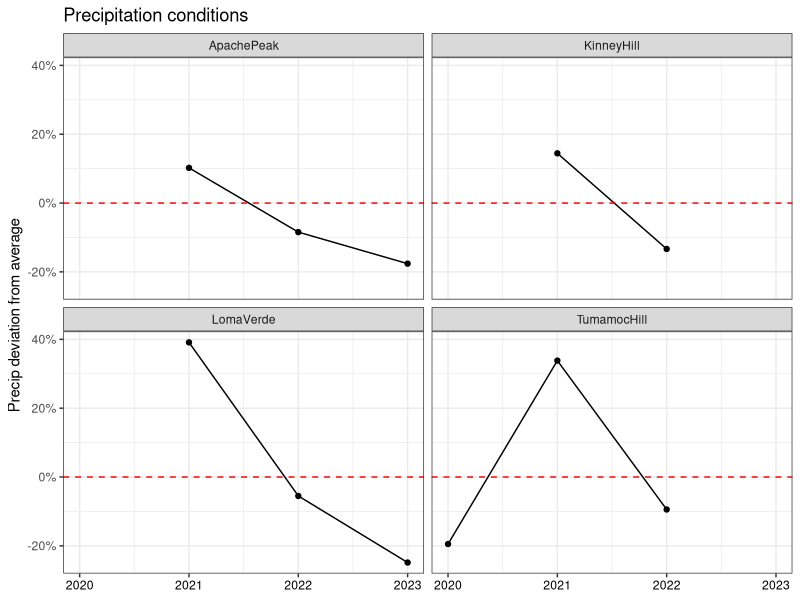
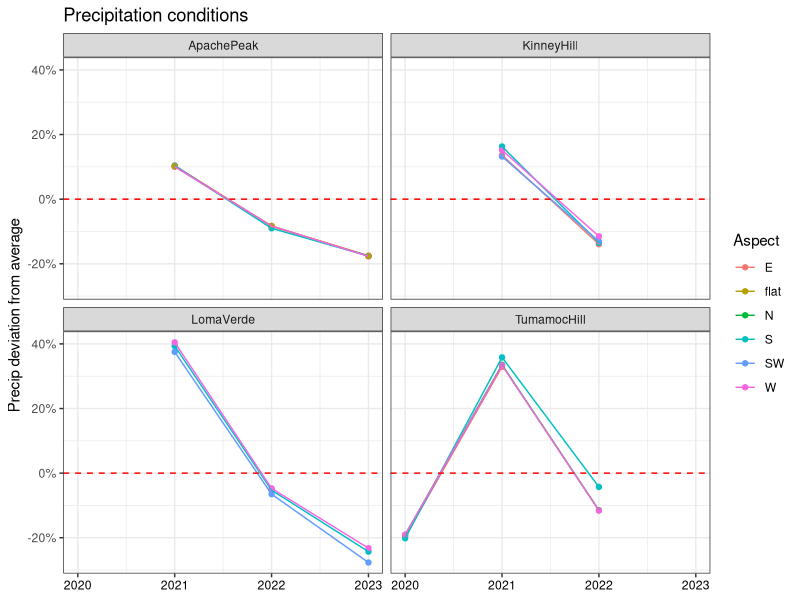
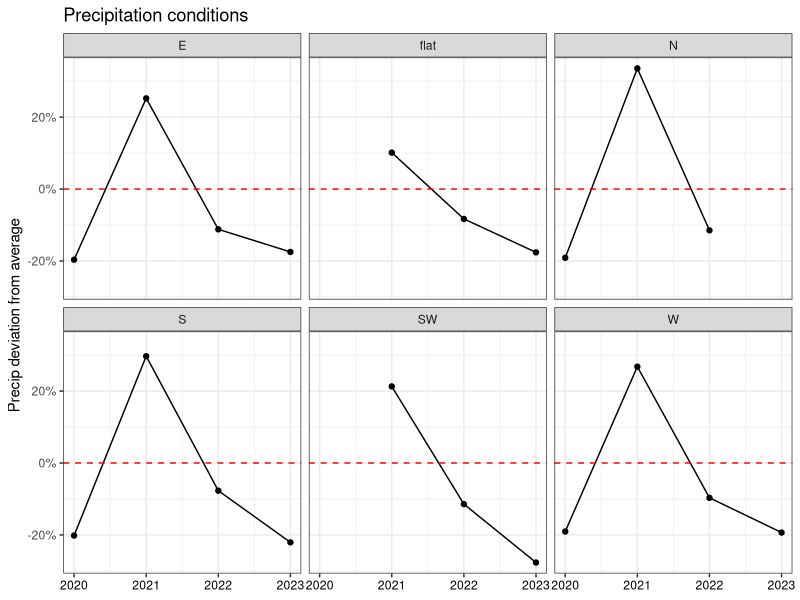
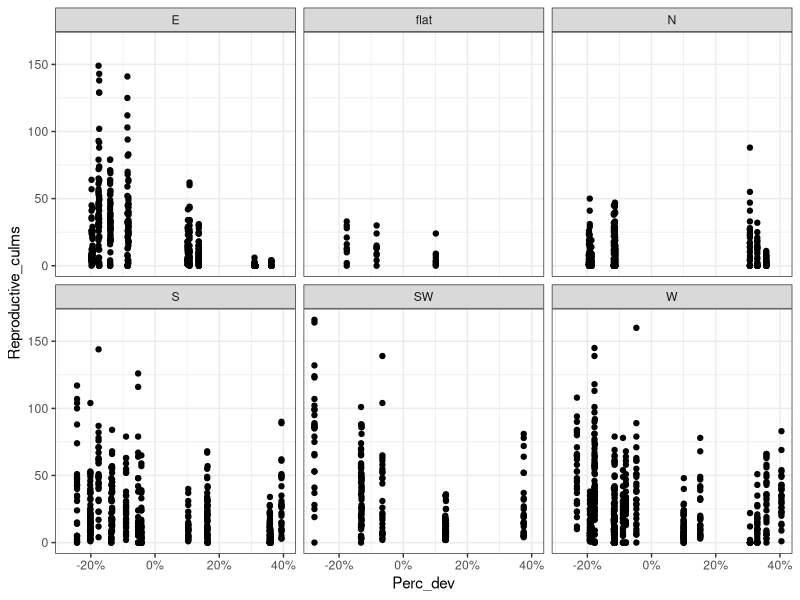
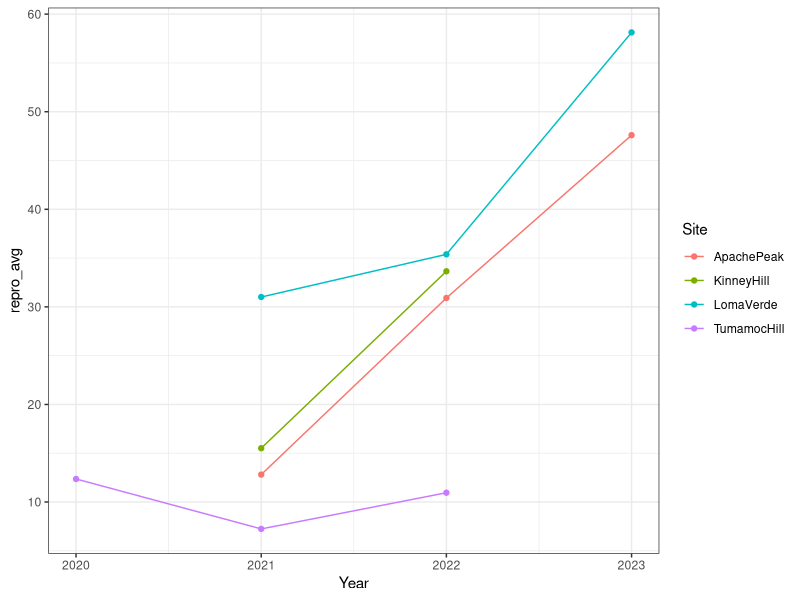
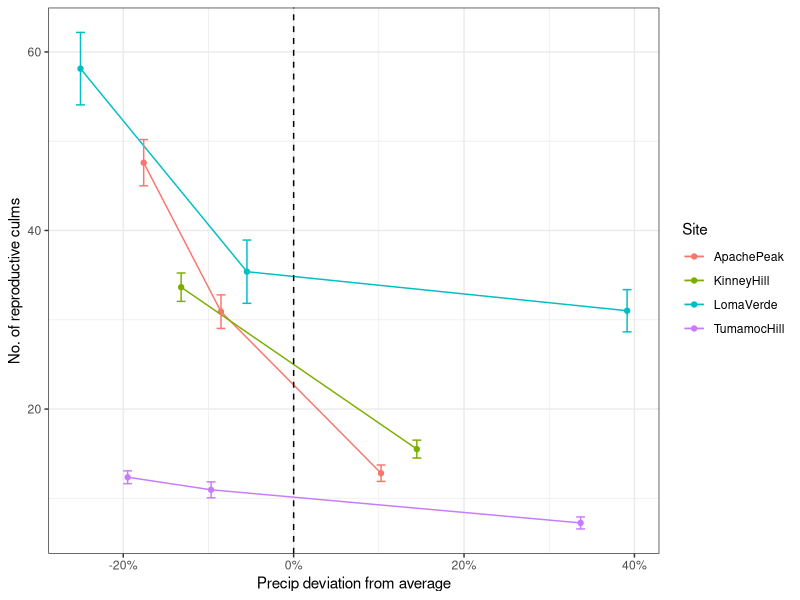
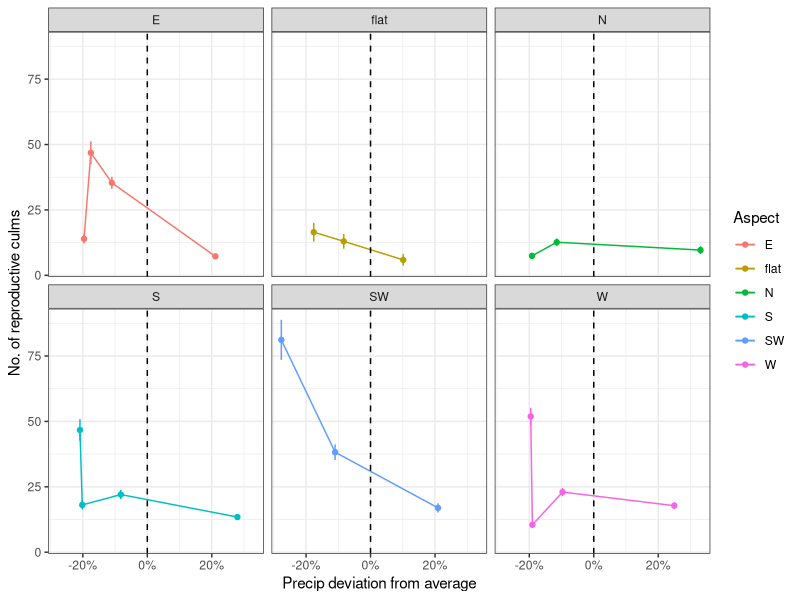
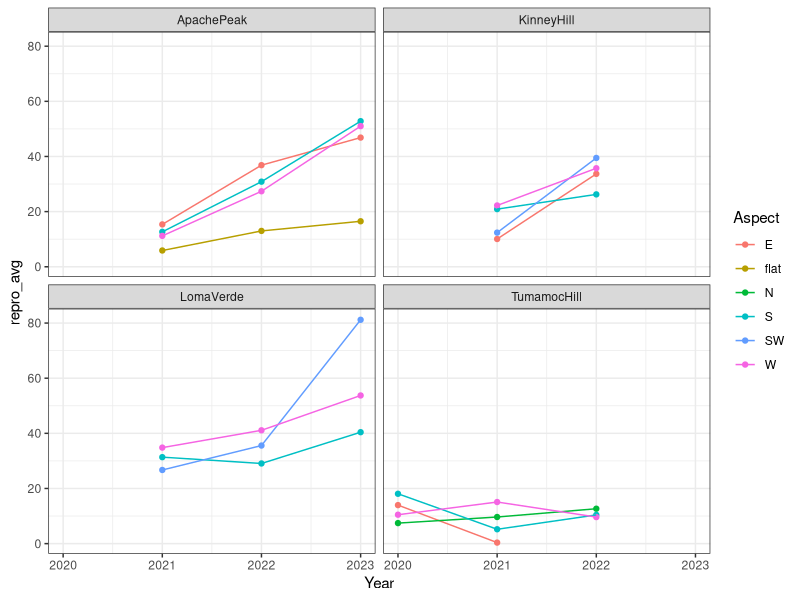

Write R code to recreate these figures, in order. (Note: this script raises an error after producing the figures.)
# Created: 2024-09-23
# Updated: 2025-02-26

# Purpose: Graph culm, cover and density response to precip variation.

# Have to use average precip dev to represent each year, because the actual precip dev
#   is slightly different by sampling date.


library(tidyverse)
library(scales)

# Load data ---------------------------------------------------------------

dat <- read_csv("data/cleaned/04_demography-data_clean.csv")


# Data wrangling ----------------------------------------------------------

# Create df of average and SE to make line graph for culm count
culm.avg.site <- dat %>% 
  group_by(Year, StudyYear, Site) %>% 
  summarise(repro_avg = mean(Reproductive_culms),
            repro_se = sd(Reproductive_culms) / sqrt(n()),
            total_avg = mean(Total_Live_Culms),
            total_se = sd(Total_Live_Culms) / sqrt(n()),
            Perc_dev_avg = mean(Perc_dev),
            .groups = "keep")

culm.avg.site.aspect <- dat %>% 
  group_by(Year, StudyYear, Site, Aspect) %>% 
  summarise(repro_avg = mean(Reproductive_culms),
            repro_se = sd(Reproductive_culms) / sqrt(n()),
            total_avg = mean(Total_Live_Culms),
            total_se = sd(Total_Live_Culms) / sqrt(n()),
            Perc_dev_avg = mean(Perc_dev),
            .groups = "keep")

culm.avg.aspect <- dat %>% 
  group_by(Year, Aspect) %>% 
  summarise(repro_avg = mean(Reproductive_culms),
            repro_se = sd(Reproductive_culms) / sqrt(n()),
            total_avg = mean(Total_Live_Culms),
            total_se = sd(Total_Live_Culms) / sqrt(n()),
            Perc_dev_avg = mean(Perc_dev),
            .groups = "keep")


# Separate out plot-level data
dat.plot <- dat %>% 
  select(-Plant_ID, -Vegetative_culms, -Reproductive_culms, -Total_Live_Culms, -Longestleaflength_cm) %>% 
  distinct(.keep_all = TRUE)

# Create df of average and SE to make line graph for density & cover
plot.avg.site <- dat.plot %>% 
  group_by(Year, StudyYear, Site) %>% 
  summarise(bgden_avg = mean(BGDensity),
            bgden_se = sd(BGDensity) / sqrt(n()),
            bgcov_avg = mean(BGCover),
            bgcov_se   = sd(BGCover) / sqrt(n()),
            shrub_avg = mean(ShrubCover),
            shrub_se = sd(ShrubCover) / sqrt(n()),
            forb_avg = mean(ForbCover),
            forb_se = sd(ForbCover) / sqrt(n()),
            ng_avg = mean(NGCover),
            ng_se = sd(NGCover) / sqrt(n()),
            Perc_dev_avg = mean(Perc_dev),
            .groups = "keep")

plot.avg.site.aspect <- dat.plot %>% 
  group_by(Year, StudyYear, Site, Aspect) %>% 
  summarise(bgden_avg = mean(BGDensity),
            bgden_se = sd(BGDensity) / sqrt(n()),
            bgcov_avg = mean(BGCover),
            bgcov_se   = sd(BGCover) / sqrt(n()),
            shrub_avg = mean(ShrubCover),
            shrub_se = sd(ShrubCover) / sqrt(n()),
            forb_avg = mean(ForbCover),
            forb_se = sd(ForbCover) / sqrt(n()),
            ng_avg = mean(NGCover),
            ng_se = sd(NGCover) / sqrt(n()),
            Perc_dev_avg = mean(Perc_dev),
            .groups = "keep")

plot.avg.aspect <- dat.plot %>% 
  group_by(Year, Aspect) %>% 
  summarise(bgden_avg = mean(BGDensity),
            bgden_se = sd(BGDensity) / sqrt(n()),
            bgcov_avg = mean(BGCover),
            bgcov_se   = sd(BGCover) / sqrt(n()),
            shrub_avg = mean(ShrubCover),
            shrub_se = sd(ShrubCover) / sqrt(n()),
            forb_avg = mean(ForbCover),
            forb_se = sd(ForbCover) / sqrt(n()),
            ng_avg = mean(NGCover),
            ng_se = sd(NGCover) / sqrt(n()),
            Perc_dev_avg = mean(Perc_dev),
            .groups = "keep")



# Precip deviation --------------------------------------------------------

precip.dev.site <- plot.avg.site %>% 
  ggplot(aes(x = Year, y = Perc_dev_avg)) +
  geom_point() +
  geom_line() +
  facet_wrap(~Site) +
  ggtitle("Precipitation conditions") +
  xlab(NULL) +
  ylab("Precip deviation from average") +
  theme_bw() +
  scale_y_continuous(labels = percent) +
  geom_hline(yintercept = 0,
             linetype = "dashed",
             color = "red") +
  theme(axis.text.x = element_text(color = "black"))
precip.dev.site

plot.avg.site.aspect %>% 
  ggplot(aes(x = Year, y = Perc_dev_avg, color = Aspect)) +
  geom_point() +
  geom_line() +
  facet_wrap(~Site) +
  ggtitle("Precipitation conditions") +
  xlab(NULL) +
  ylab("Precip deviation from average") +
  theme_bw() +
  scale_y_continuous(labels = percent) +
  geom_hline(yintercept = 0,
             linetype = "dashed",
             color = "red") +
  theme(axis.text.x = element_text(color = "black"))

precip.dev.aspect <- plot.avg.aspect %>% 
  ggplot(aes(x = Year, y = Perc_dev_avg)) +
  geom_point() +
  geom_line() +
  facet_wrap(~Aspect) +
  ggtitle("Precipitation conditions") +
  xlab(NULL) +
  ylab("Precip deviation from average") +
  theme_bw() +
  scale_y_continuous(labels = percent) +
  geom_hline(yintercept = 0,
             linetype = "dashed",
             color = "red") +
  theme(axis.text.x = element_text(color = "black"))
precip.dev.aspect




# Reproductive culms ------------------------------------------------------

# By aspect (scatterplot, all obs)
dat %>% 
  ggplot(aes(x = Perc_dev, y = Reproductive_culms)) +
  geom_point() +
  scale_x_continuous(labels = scales::percent) +
  facet_wrap(~Aspect) +
  theme_bw()

# By site (line graph)
culm.avg.site %>% 
  ggplot(aes(x = Year, y = repro_avg, color = Site)) +
  geom_point() +
  geom_line() +
  theme_bw()
repro.site <- culm.avg.site %>% 
  ggplot(aes(x = Perc_dev_avg, y = repro_avg, color = Site)) +
  geom_point() +
  geom_line() +
  geom_errorbar(aes(ymin = repro_avg - repro_se, ymax = repro_avg + repro_se)) +
  geom_vline(xintercept = 0, linetype = "dashed") +
  theme_bw() +
  scale_x_continuous(labels = scales::percent) +
  xlab("Precip deviation from average") +
  ylab("No. of reproductive culms")
repro.site

# By aspect (line graph)
repro.aspect <- culm.avg.aspect %>% 
  ggplot(aes(x = Perc_dev_avg, y = repro_avg, color = Aspect)) +
  geom_point() +
  geom_line() +
  geom_errorbar(aes(ymin = repro_avg - repro_se, ymax = repro_avg + repro_se)) +
  geom_vline(xintercept = 0, linetype = "dashed") +
  theme_bw() +
  scale_x_continuous(labels = scales::percent) +
  xlab("Precip deviation from average") +
  ylab("No. of reproductive culms") +
  facet_wrap(~Aspect)
repro.aspect

# By site and aspect (line graph)
culm.avg.site.aspect %>% 
  ggplot(aes(x = Year, y = repro_avg, color = Aspect)) +
  geom_point() +
  geom_line() +
  facet_wrap(~Site) +
  theme_bw()
culm.avg.site.aspect %>% 
  ggplot(aes(x = Perc_dev_avg, y = repro_avg, color = Aspect)) +
  geom_point() +
  geom_line() +
  geom_errorbar(aes(ymin = repro_avg - repro_se, ymax = repro_avg + repro_se)) +
  geom_vline(xintercept = 0, linetype = "dashed") +
  theme_bw() +
  facet_wrap(~Site) +
  scale_x_continuous(labels = scales::percent) +
  xlab("Precip deviation from average") +
  ylab("No. of reproductive culms")





# Total culms -------------------------------------------------------------

# By aspect (scatterplot, all obs)
dat %>% 
  ggplot(aes(x = Perc_dev, y = Total_Live_Culms)) +
  geom_point() +
  scale_x_continuous(labels = scales::percent) +
  facet_wrap(~Aspect) +
  theme_bw()

# By site (line graph)
culm.avg.site %>% 
  ggplot(aes(x = Year, y = total_avg, color = Site)) +
  geom_point() +
  geom_line() +
  theme_bw()
total.site <- culm.avg.site %>% 
  ggplot(aes(x = Perc_dev_avg, y = total_avg, color = Site)) +
  geom_point() +
  geom_line() +
  geom_errorbar(aes(ymin = total_avg - total_se, ymax = total_avg + total_se)) +
  geom_vline(xintercept = 0, linetype = "dashed") +
  theme_bw() +
  scale_x_continuous(labels = scales::percent) +
  xlab("Precip deviation from average") +
  ylab("Total number of culms")
total.site

# By aspect (line graph)
total.aspect <- culm.avg.aspect %>% 
  ggplot(aes(x = Perc_dev_avg, y = total_avg, color = Aspect)) +
  geom_point() +
  geom_line() +
  geom_errorbar(aes(ymin = total_avg - total_se, ymax = total_avg + total_se)) +
  geom_vline(xintercept = 0, linetype = "dashed") +
  theme_bw() +
  scale_x_continuous(labels = scales::percent) +
  xlab("Precip deviation from average") +
  ylab("Total number of culms") +
  facet_wrap(~Aspect)
total.aspect

dat %>% 
  ggplot(aes(x = Perc_dev, y = Total_Live_Culms, color = Aspect)) +
  geom_point() + 
  geom_smooth(method = "lm") +
  theme_bw() +
  scale_x_continuous(labels = scales::percent) +
  geom_vline(xintercept = 0, linetype = "dashed") +
  xlab("Precip deviation from average") +
  ylab("Total number of culms") +
  facet_wrap(~Aspect)

# By site and aspect (line graph)
culm.avg.site.aspect %>% 
  ggplot(aes(x = Year, y = total_avg, color = Aspect)) +
  geom_point() +
  geom_line() +
  facet_wrap(~Site) +
  theme_bw()
culm.avg.site.aspect %>% 
  ggplot(aes(x = Perc_dev_avg, y = total_avg, color = Aspect)) +
  geom_point() +
  geom_line() +
  geom_errorbar(aes(ymin = total_avg - total_se, ymax = total_avg + total_se)) +
  geom_vline(xintercept = 0, linetype = "dashed") +
  theme_bw() +
  facet_wrap(~Site) +
  scale_x_continuous(labels = scales::percent) +
  xlab("Precip deviation from average") +
  ylab("Total number of culms")



# Buffelgrass density -----------------------------------------------------

# By site (line graph)
plot.avg.site %>% 
  ggplot(aes(x = Year, y = bgden_avg, color = Site)) +
  geom_point() +
  geom_line() +
  theme_bw()
bgden.site <- plot.avg.site %>% 
  ggplot(aes(x = Perc_dev_avg, y = bgden_avg, color = Site)) +
  geom_point() +
  geom_line() +
  geom_errorbar(aes(ymin = bgden_avg - bgden_se, ymax = bgden_avg + bgden_se)) +
  geom_vline(xintercept = 0, linetype = "dashed") +
  theme_bw() +
  scale_x_continuous(labels = scales::percent) +
  labs(x = "Precip deviation from average",
       y = expression(paste("Density (individuals /  ", m^2, ")"))) 
bgden.site

# By site and aspect (line graph)
plot.avg.site.aspect %>% 
  ggplot(aes(x = Year, y = bgden_avg, color = Aspect)) +
  geom_point() +
  geom_line() +
  facet_wrap(~Site) +
  theme_bw()
plot.avg.site.aspect %>% 
  ggplot(aes(x = Perc_dev_avg, y = bgden_avg, color = Aspect)) +
  geom_point() +
  geom_line() +
  geom_errorbar(aes(ymin = bgden_avg - bgden_se, ymax = bgden_avg + bgden_se)) +
  geom_vline(xintercept = 0, linetype = "dashed") +
  theme_bw() +
  facet_wrap(~Site) +
  scale_x_continuous(labels = scales::percent) +
  labs(x = "Precip deviation from average",
       y = expression(paste("Density (individuals /  ", m^2, ")"))) 


# Buffelgrass cover -------------------------------------------------------

plot.avg.site %>% 
  ggplot(aes(x = Year, y = bgcov_avg, color = Site)) +
  geom_point() +
  geom_line() +
  theme_bw()
bgcov.site <- plot.avg.site %>% 
  ggplot(aes(x = Perc_dev_avg, y = bgcov_avg, color = Site)) +
  geom_point() +
  geom_line() +
  geom_errorbar(aes(ymin = bgcov_avg - bgcov_se, ymax = bgcov_avg + bgcov_se)) +
  geom_vline(xintercept = 0, linetype = "dashed") +
  theme_bw() +
  scale_x_continuous(labels = scales::percent) +
  xlab("Precip deviation from average") +
  ylab("Buffelgrass cover (%)")
bgcov.site

# By site and aspect (line graph)
plot.avg.site.aspect %>% 
  ggplot(aes(x = Year, y = bgcov_avg, color = Aspect)) +
  geom_point() +
  geom_line() +
  facet_wrap(~Site) +
  theme_bw()
plot.avg.site.aspect %>% 
  ggplot(aes(x = Perc_dev_avg, y = bgcov_avg, color = Aspect)) +
  geom_point() +
  geom_line() +
  geom_errorbar(aes(ymin = bgcov_avg - bgcov_se, ymax = bgcov_avg + bgcov_se)) +
  geom_vline(xintercept = 0, linetype = "dashed") +
  theme_bw() +
  facet_wrap(~Site) +
  scale_x_continuous(labels = scales::percent) +
  xlab("Precip deviation from average") +
  ylab("Buffelgrass cover")    


# Shrub cover -------------------------------------------------------------

plot.avg.site %>% 
  ggplot(aes(x = Year, y = shrub_avg, color = Site)) +
  geom_point() +
  geom_line() +
  theme_bw()
plot.avg.site %>% 
  ggplot(aes(x = Perc_dev_avg, y = shrub_avg, color = Site)) +
  geom_point() +
  geom_line() +
  geom_errorbar(aes(ymin = shrub_avg - shrub_se, ymax = shrub_avg + shrub_se)) +
  geom_vline(xintercept = 0, linetype = "dashed") +
  theme_bw() +
  scale_x_continuous(labels = scales::percent) +
  xlab("Precip deviation from average") +
  ylab("Shrub cover (%)")

# By site and aspect (line graph)
plot.avg.site.aspect %>% 
  ggplot(aes(x = Year, y = shrub_avg, color = Aspect)) +
  geom_point() +
  geom_line() +
  facet_wrap(~Site) +
  theme_bw()
plot.avg.site.aspect %>% 
  ggplot(aes(x = Perc_dev_avg, y = shrub_avg, color = Aspect)) +
  geom_point() +
  geom_line() +
  geom_errorbar(aes(ymin = shrub_avg - shrub_se, ymax = shrub_avg + shrub_se)) +
  geom_vline(xintercept = 0, linetype = "dashed") +
  theme_bw() +
  facet_wrap(~Site) +
  scale_x_continuous(labels = scales::percent) +
  xlab("Precip deviation from average") +
  ylab("Shrub cover (%)")    



# Forb cover --------------------------------------------------------------

plot.avg.site %>% 
  ggplot(aes(x = Year, y = forb_avg, color = Site)) +
  geom_point() +
  geom_line() +
  theme_bw()
plot.avg.site %>% 
  ggplot(aes(x = Perc_dev_avg, y = forb_avg, color = Site)) +
  geom_point() +
  geom_line() +
  geom_errorbar(aes(ymin = forb_avg - forb_se, ymax = forb_avg + forb_se)) +
  geom_vline(xintercept = 0, linetype = "dashed") +
  theme_bw() +
  scale_x_continuous(labels = scales::percent) +
  xlab("Precip deviation from average") +
  ylab("Forb cover (%)")

# By site and aspect (line graph)
plot.avg.site.aspect %>% 
  ggplot(aes(x = Year, y = forb_avg, color = Aspect)) +
  geom_point() +
  geom_line() +
  facet_wrap(~Site) +
  theme_bw()
plot.avg.site.aspect %>% 
  ggplot(aes(x = Perc_dev_avg, y = forb_avg, color = Aspect)) +
  geom_point() +
  geom_line() +
  geom_errorbar(aes(ymin = forb_avg - forb_se, ymax = forb_avg + forb_se)) +
  geom_vline(xintercept = 0, linetype = "dashed") +
  theme_bw() +
  facet_wrap(~Site) +
  scale_x_continuous(labels = scales::percent) +
  xlab("Precip deviation from average") +
  ylab("Forb cover (%)")    


# Native grass cover ------------------------------------------------------

plot.avg.site %>% 
  ggplot(aes(x = Year, y = ng_avg, color = Site)) +
  geom_point() +
  geom_line() +
  theme_bw()
plot.avg.site %>% 
  ggplot(aes(x = Perc_dev_avg, y = ng_avg, color = Site)) +
  geom_point() +
  geom_line() +
  geom_errorbar(aes(ymin = ng_avg - ng_se, ymax = ng_avg + ng_se)) +
  geom_vline(xintercept = 0, linetype = "dashed") +
  theme_bw() +
  scale_x_continuous(labels = scales::percent) +
  xlab("Precip deviation from average") +
  ylab("Native grass cover (%)")

# By site and aspect (line graph)
plot.avg.site.aspect %>% 
  ggplot(aes(x = Year, y = ng_avg, color = Aspect)) +
  geom_point() +
  geom_line() +
  facet_wrap(~Site) +
  theme_bw()
plot.avg.site.aspect %>% 
  ggplot(aes(x = Perc_dev_avg, y = ng_avg, color = Aspect)) +
  geom_point() +
  geom_line() +
  geom_errorbar(aes(ymin = ng_avg - ng_se, ymax = ng_avg + ng_se)) +
  geom_vline(xintercept = 0, linetype = "dashed") +
  theme_bw() +
  facet_wrap(~Site) +
  scale_x_continuous(labels = scales::percent) +
  xlab("Precip deviation from average") +
  ylab("Native grass cover (%)")  




# Write out draft figures -------------------------------------------------

tiff("figures/2025-02_draft-figures/Precip-deviation_site.tiff", units = "in", height = 5, width = 7, res = 150)
precip.dev.site
dev.off()

tiff("figures/2025-02_draft-figures/Precip-deviation_aspect.tiff", units = "in", height = 5, width = 7, res = 150)
precip.dev.aspect
dev.off()

tiff("figures/2025-02_draft-figures/Reproductive-culms_precip-dev-by-site.tiff", units = "in", height = 5, width = 6, res = 150)
repro.site
dev.off()

tiff("figures/2025-02_draft-figures/Total-culms_precip-dev-by-site.tiff", units = "in", height = 5, width = 6, res = 150)
total.site
dev.off()

tiff("figures/2025-02_draft-figures/BG-density_precip-dev-by-site.tiff", units = "in", height = 5, width = 6, res = 150)
bgden.site
dev.off()

tiff("figures/2025-02_draft-figures/BG-cover_precip-dev-by-site.tiff", units = "in", height = 5, width = 6, res = 150)
bgcov.site
dev.off()


save.image("RData/05_draft-figs.RData")
